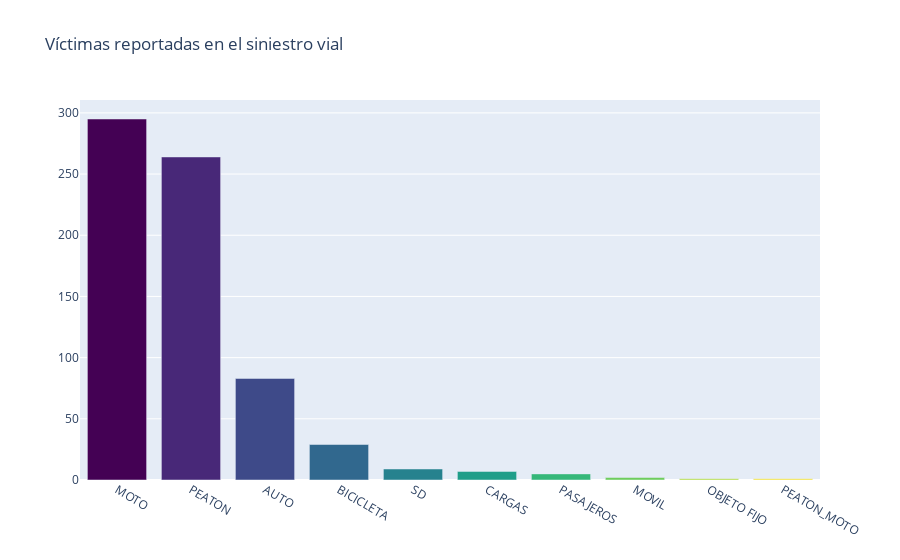

The notebook cell this image was saved under:
### Markdown cell above
Un gráfico el cual podemos apreciar el medio por el cual las victimas sufrieron accidentes

### Code cell
fig1 = go.Figure(data=[go.Bar(x=siniestros_viales_hechos['VICTIMA'].value_counts().index, y=siniestros_viales_hechos['VICTIMA'].value_counts().values, marker_color=color_palette)])
fig1.update_layout(title_text='Víctimas reportadas en el siniestro vial')
fig1.show()

### Figure 1 — Plotly figure (JSON) as saved in the notebook; plotly's stock layout.template omitted (floating-point values rounded to 4 significant figures)
{"data": [{"marker": {"color": ["#440154", "#482878", "#3e4a89", "#31688e", "#26828e", "#1f9e89", "#35b779", "#6dcd59", "#b4de2c", "#fde725"]}, "type": "bar", "x": ["MOTO", "PEATON", "AUTO", "BICICLETA", "SD", "CARGAS", "PASAJEROS", "MOVIL", "OBJETO FIJO", "PEATON_MOTO"], "y": [295, 264, 83, 29, 9, 7, 5, 2, 1, 1]}], "layout": {"title": {"text": "Víctimas reportadas en el siniestro vial"}}}
